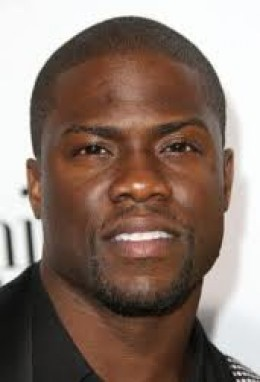
#> input picture test/1.jpg, 260 x 382 px, found by its file name
$ python skinDetectionRGB.py
#> lines starting #> are read from the running program, lines starting #| are printed output that depends on the picture; after the words box and inside, x2 and y2 are one past the last pixel; in counts of white or black regions, pixels touching at a corner belong together
import cv2
import numpy as np

#Open a simple image
img=cv2.imread("C:/Users/wetan/Desktop/POOS-dataset/1.jpg")
#> img is the input picture: shape (382, 260, 3); mean B, G, R 108.4, 118.8, 138.5


img2=cv2.imread("C:/Users/wetan/Desktop/POOS-dataset/1.jpg")
for i in range(img2.shape[0]):
    for j in range(img2.shape[1]):
        if img2[i,j,2] > 94 and img2[i,j,1]>40 and img2[i,j,0] >20 and max(img2[i,j,2],img2[i,j,1],img2[i,j,0])- min(img2[i,j,2],img2[i,j,1],img2[i,j,0]) > 15 and abs(img2[i,j,2]-img2[i,j,1]) > 15 and img2[i,j,2]>img2[i,j,1] and img2[i,j,2]> img2[i,j,0]:
            #print('pixel')
            a = 1
        else:
            img2[i,j,0] = 0
            img2[i,j,1] = 0
            img2[i,j,2] = 0
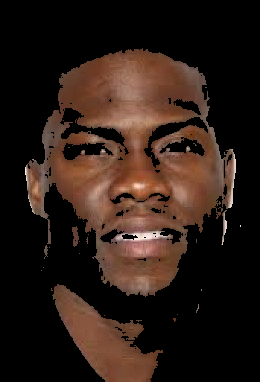
#> img2: shape (382, 260, 3); mean B, G, R 22.1, 29.2, 44.1
cv2.imwrite("C:/Users/wetan/Desktop/POOS-dataset/4_rgb4.jpg",img2)

img2=cv2.imread("C:/Users/wetan/Desktop/POOS-dataset/1.jpg")
for i in range(img2.shape[0]):
    for j in range(img2.shape[1]):
        if img2[i,j,2] > 94 and img2[i,j,1]>40 and img2[i,j,0] >20 and max(img2[i,j,2],img2[i,j,1],img2[i,j,0])- min(img2[i,j,2],img2[i,j,1],img2[i,j,0]) > 15 and abs(img2[i,j,2]-img2[i,j,1]) > 15 and img2[i,j,2]>img2[i,j,1] and img2[i,j,2]> img2[i,j,0]:
            #print('pixel')
            img2[i,j,0] = 0
            img2[i,j,1] = 0
            img2[i,j,2] = 0
        else:
            img2[i,j,0] = 255
            img2[i,j,1] = 255
            img2[i,j,2] = 255
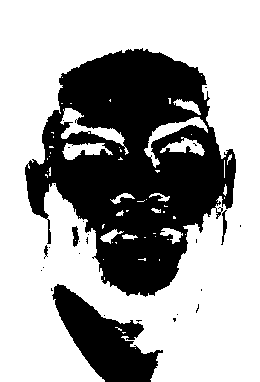
#> img2: shape (382, 260, 3); 64.7% white; 28 black regions (23 under 20 px), largest, box (x1, y1, x2, y2) and area: (25, 48, 236, 297) 29801, (52, 284, 163, 382) 4998, (72, 226, 79, 247) 97, (221, 210, 227, 245) 91, (44, 245, 48, 259) 32
cv2.imwrite("C:/Users/wetan/Desktop/POOS-dataset/4_rgb_neg4.jpg",img2)

#cv2.imwrite("C:/Users/wetan/Desktop/POOS-dataset/4_rgb.jpg",img2)
cv2.waitKey(0)
cv2.destroyAllWindows()
